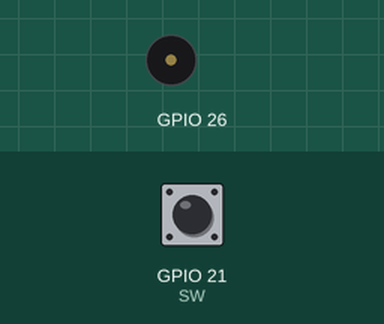
Bench run of a program on a simulated Raspberry Pi (BCM pin numbers). Shown: buzzer (waves = sounding). Inputs (shaded band) come from the test bench; at power-on: GPIO 21 (SW) HIGH.

Above: at 1.2 s.
1.3 s: GPIO 21 (SW) pulled LOW for 0.15 s
At 1.9 s:
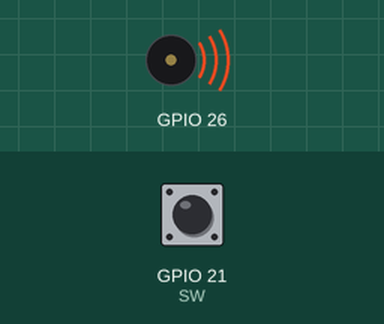
Timing chart, 0 to 10.4 s (numbered marks = the images above; inputs shaded):
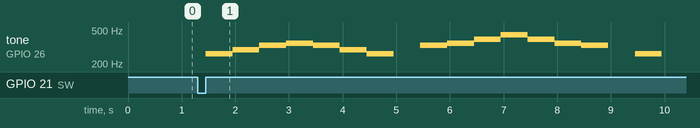

Measured:
- after the input at 1.3 s, tone on GPIO 26: plays 262 Hz for 0.50 s, 294 Hz for 0.50 s, 330 Hz for 0.50 s, 349 Hz for 0.50 s, 330 Hz for 0.50 s, 294 Hz for 0.50 s … (15 notes in this stretch), starting after 0.15 s

The program:

orgel.py
```python
import wiringpi
import time

SPEAKER = 26
SW = 21
DO=262
RE=294
MI=330
FA=349
SO=392
RA=440
Z=0
NOTE16 = 0.125 #16分音符=125ms
#ドレミファミレド
#ミファソラソファミ
#ド ド ド ド
#ドドレレミミファファミレド
gakufu = [[DO, 4], [RE, 4], [MI, 4], [FA, 4], [MI, 4], [RE, 4], [DO, 4], [Z, 4],
          [MI, 4], [FA, 4], [SO, 4], [RA, 4], [SO, 4], [FA, 4], [MI, 4], [Z, 4],
          [DO, 4], [Z,4], [DO, 4], [Z,4], [DO, 4], [Z,4], [DO, 4], [Z,4],
          [DO, 2], [Z,0.1], [DO, 2], [Z,0.1], [RE, 2], [Z,0.1], [RE, 2], [Z,0.1],
          [MI, 2], [Z,0.1], [MI, 2], [Z,0.1], [FA, 2], [Z,0.1], [FA, 2], [Z,0.1],
          [MI, 4], [RE,4], [DO, 4]]

wiringpi.wiringPiSetupGpio( )
wiringpi.softToneCreate(SPEAKER)
wiringpi.pinMode(SW, 0)
wiringpi.pullUpDnControl(SW, 2)

while wiringpi.digitalRead( SW ) == 1 :
    pass

while wiringpi.digitalRead( SW ) == 0 :
    pass

for oto in gakufu:
    if wiringpi.digitalRead( SW ) == 0 :
        break
    wiringpi.softToneWrite(SPEAKER, oto[0])
    if wiringpi.digitalRead( SW ) == 0 :
        break
    time.sleep(oto[1] * NOTE16)
    if wiringpi.digitalRead( SW ) == 0 :
        break

wiringpi.softToneWrite(SPEAKER, Z)
```
